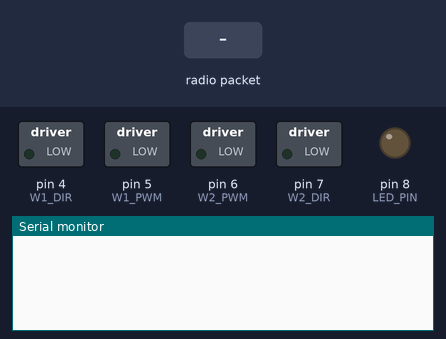
This sketch was run on a simulated Arduino Uno, built with avr-gcc and run on an emulated ATmega328P. Shown: switched loads named in the sketch (green lamp = pin HIGH), output pins drawn as LEDs (lit = HIGH), the last lines printed to the serial monitor. Inputs (shaded band) come from the test bench. No radio packets arrive unless stated.

Above: at 1.2 s.
1.3 s: radio packet "F" arrives
At 2.3 s:
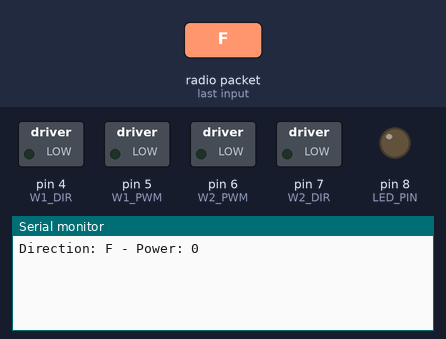
2.8 s: radio packet "B" arrives
At 3.4 s:
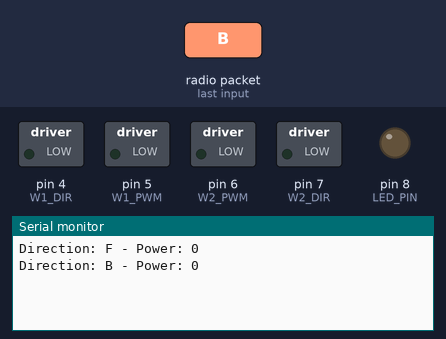
4.3 s: radio packet "L" arrives
At 5.7 s:
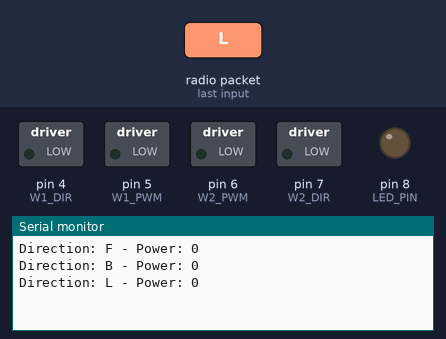

The sketch:

simplerfbot.ino
```cpp
/*
 * Simple RF Bot
 *
 * By Steven de Salas
 *
 * Simple bot that uses a Radio Frequency
 * receiver (315Mhz) for control.
 */
#include "VirtualWire.h"
#include "Queue.h";

const int W1_DIR = 4;
const int W1_PWM = 5;
const int W2_PWM = 6;
const int W2_DIR = 7;
const int RF_RX_PIN = 16;
const int LED_PIN = 8;
unsigned long lastMessage = 0;
struct Message { char dir; byte power; };
Queue<Message> messages(16);

void setup() {
  Serial.begin(9600);
  // Setup motor pins
  pinMode(W1_PWM, OUTPUT);
  pinMode(W1_DIR, OUTPUT);
  pinMode(W2_DIR, OUTPUT);
  pinMode(W2_PWM, OUTPUT);
  // Setup RF pins
  pinMode(LED_PIN, OUTPUT);
  vw_set_rx_pin(RF_RX_PIN);
  vw_setup(2000); // Transmission speed in bits per second.
  vw_rx_start(); // Start the PLL receiver.
}

void loop() {
  // Reset LED
  digitalWrite(LED_PIN, LOW);

  // Initialize data
  String comdata = "";
  uint8_t buf[VW_MAX_MESSAGE_LEN];
  uint8_t buflen = VW_MAX_MESSAGE_LEN;

  // Read incoming messages
  if(vw_get_message(buf, &buflen))
  {
    // Message with a good checksum received, dump HEX
    char dir = '-';
    byte power = 0;
    lastMessage = millis();
    for(int i = 0; i < buflen; ++i)
    {
      if (i == 0) dir = char(buf[i]);
      if (i == 1) power = map(byte(buf[i]), 48, 57, 0, 10);
    }
    // Give Feedback
    digitalWrite(LED_PIN, HIGH);
    if (Serial) {
      Serial.print("Direction: ");
      Serial.print(dir);
      Serial.print(" - Power: ");
      Serial.print(power);
      Serial.println("");
    }
    while(power > 0) {
      messages.push(Message({ dir, power-- }));
    }
  }

  if (messages.count() == 0) {
    digitalWrite(W1_DIR, LOW);
    analogWrite(W1_PWM, 0);
    digitalWrite(W2_DIR, LOW);
    analogWrite(W2_PWM, 0);
  } else {
    Message message = messages.pop();
    switch(message.dir) {
      case 'F':
          digitalWrite(W1_DIR, HIGH);
          analogWrite(W1_PWM, 0);
          digitalWrite(W2_DIR, HIGH);
          analogWrite(W2_PWM, 0);
          delay(100);
        break;
      case 'B':
          digitalWrite(W1_DIR, LOW);
          analogWrite(W1_PWM, 255);
          digitalWrite(W2_DIR, LOW);
          analogWrite(W2_PWM, 255);
          delay(50);
        break;
      case 'L':
          digitalWrite(W1_DIR, HIGH);
          analogWrite(W1_PWM, 0);
          digitalWrite(W2_DIR, LOW);
          analogWrite(W2_PWM, 255);
          delay(30);
        break;
      case 'R':
          digitalWrite(W1_DIR, LOW);
          analogWrite(W1_PWM, 255);
          digitalWrite(W2_DIR, HIGH);
          analogWrite(W2_PWM, 0);
          delay(30);
        break;
    }
  }
  //
}
```

Queue.h
```cpp
/*
 * Queue.h
 *
 * By Steven de Salas
 *
 * Defines a templated (generic) class for a queue of things.
 * Used for Arduino projects, just #include "Queue.h" and add this file via the IDE.
 *
 * Examples:
 *
 * Queue<char> queue(10); // Max 10 chars in this queue
 * queue.push('H');
 * queue.push('e');
 * queue.count(); // 2
 * queue.push('l');
 * queue.push('l');
 * queue.count(); // 4
 * Serial.print(queue.pop()); // H
 * Serial.print(queue.pop()); // e
 * queue.count(); // 2
 * queue.push('o');
 * queue.count(); // 3
 * Serial.print(queue.pop()); // l
 * Serial.print(queue.pop()); // l
 * Serial.print(queue.pop()); // o
 *
 * struct Point { int x; int y; }
 * Queue<Point> points(5);
 * points.push(Point{2,4});
 * points.push(Point{5,0});
 * points.count(); // 2
 *
 */

#ifndef QUEUE_H
#define QUEUE_H

#include <Arduino.h>

template<class T>
class Queue {
  private:
    int _front, _back, _count;
    T *_data;
    int _maxitems;
  public:
    Queue(int maxitems = 256) {
      _front = 0;
      _back = 0;
      _count = 0;
      _maxitems = maxitems;
      _data = new T[maxitems + 1];
    }
    ~Queue() {
      delete[] _data;
    }
    inline int count();
    inline int front();
    inline int back();
    void push(const T &item);
    T peek();
    T pop();
    void clear();
};

template<class T>
inline int Queue<T>::count()
{
  return _count;
}

template<class T>
inline int Queue<T>::front()
{
  return _front;
}

template<class T>
inline int Queue<T>::back()
{
  return _back;
}

template<class T>
void Queue<T>::push(const T &item)
{
  if(_count < _maxitems) { // Drops out when full
    _data[_back++]=item;
    ++_count;
    // Check wrap around
    if (_back > _maxitems)
      _back -= (_maxitems + 1);
  }
}

template<class T>
T Queue<T>::pop() {
  if(_count <= 0) return T(); // Returns empty
  else {
    T result = _data[_front];
    _front++;
    --_count;
    // Check wrap around
    if (_front > _maxitems)
      _front -= (_maxitems + 1);
    return result;
  }
}

template<class T>
T Queue<T>::peek() {
  if(_count <= 0) return T(); // Returns empty
  else return _data[_front];
}

template<class T>
void Queue<T>::clear()
{
  _front = _back;
  _count = 0;
}

#endif
```

Measured:
- after the input at 1.3 s, the serial monitor: prints a new line at once (image 1)
- after the input at 2.8 s, the serial monitor: prints a new line at once (image 2)
- after the input at 4.3 s, the serial monitor: prints a new line at once (image 3)
